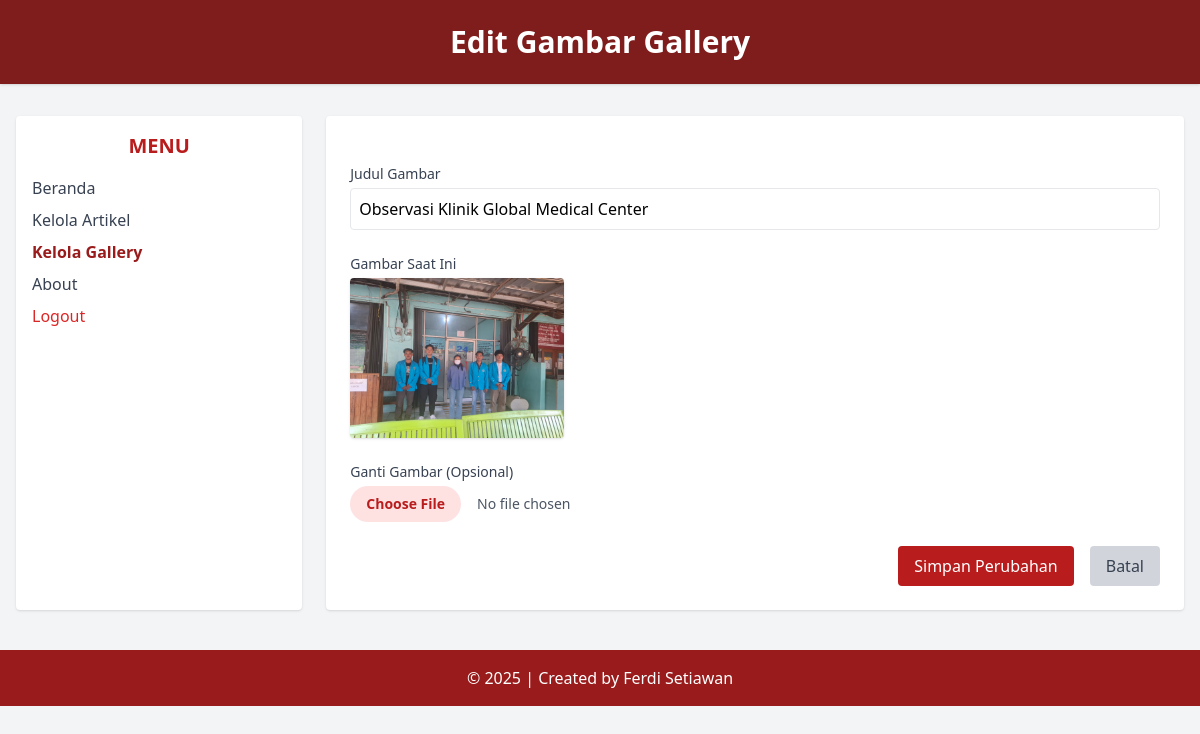
/admin/edit_gallery.php?id_gallery=11 (signed in), run on the app's committed database.
### tables this page shows
CREATE TABLE `tbl_gallery` (
  `id_gallery` int(5) NOT NULL,
  `judul` text NOT NULL,
  `foto` text NOT NULL
);

### admin/edit_gallery.php (the view, shortened to what this page needs)
<?php
include('../koneksi.php');
$id = $_GET['id_gallery'];
$sql = "SELECT * FROM tbl_gallery WHERE id_gallery = '$id'";
$query = mysqli_query($db, $sql);
$data = mysqli_fetch_array($query);
?>
<!DOCTYPE html>
<html lang="en">
<head>
    <script src="https://cdn.tailwindcss.com"></script>
</head>
<body class="bg-gray-100 min-h-screen">
    <header class="bg-red-900 text-white text-center py-6 shadow">
        <h1 class="text-3xl font-bold">Edit Gambar Gallery</h1>
    </header>
    <div class="flex max-w-7xl mx-auto mt-8 px-4">
        <aside class="w-1/4 bg-white rounded shadow p-4">
            <h2 class="text-xl font-semibold text-red-700 mb-4 text-center">MENU</h2>
            <ul class="space-y-2 text-gray-700">
                <li><a href="beranda_admin.php" class="block hover:text-red-600">Beranda</a></li>
                <li><a href="data_artikel.php" class="block hover:text-red-600">Kelola Artikel</a></li>
                <li><a href="data_gallery.php" class="block font-semibold text-red-800">Kelola Gallery</a></li>
                <li><a href="about.php" class="block hover:text-red-600">About</a></li>
                <li>
                    <a href="../auth/logout.php" onclick="return confirm('Apakah anda yakin ingin keluar?');" class="block text-red-600 hover:underline font-medium">Logout</a>
                </li>
            </ul>
        </aside>
        <main class="w-3/4 bg-white rounded shadow p-6 ml-6">
            <form action="proses_edit_gallery.php" method="post" enctype="multipart/form-data" class="space-y-6">
                <div>
                    <label for="judul" class="block text-sm font-medium text-gray-700
mb-1">Judul Gambar</label>
                    <input type="text" id="judul" name="judul" required
                        value="<?php echo htmlspecialchars($data['judul']); ?>" class="w-full p-2 border rounded focus:outline-none focus:ring
focus:border-red-500">
                </div>
                <div>
                    <label class="block text-sm font-medium text-gray-700 mb-1">Gambar
                        Saat Ini</label>
                    <img src="../images/<?php echo $data['foto']; ?>" class="h-40
rounded shadow mb-3" alt="Foto Lama">
                </div>
                <div>
                    <label for="foto" class="block text-sm font-medium text-gray-700
mb-1">Ganti Gambar (Opsional)</label>
                    <input type="file" id="foto" name="foto" accept="image/*" class="block w-full text-sm text-gray-600 file:mr-4 file:py-2
file:px-4 file:rounded-full file:border-0 file:text-sm file:font-semibold
file:bg-red-100 file:text-red-700 hover:file:bg-red-200">
                </div>
                <div class="flex justify-end space-x-4">
                    <button type="submit"
                        class="bg-red-700 text-white px-4 py-2 rounded hover:bg-red-800 transition">Simpan
                        Perubahan</button>
                    <a href="data_gallery.php"
                        class="bg-gray-300 text-gray-700 px-4 py-2 rounded hover:bggray-400 transition">Batal</a>
                </div>
            </form>
        </main>
    </div>
    <footer class="bg-red-800 text-white text-center py-4 mt-10">
        &copy; <?php echo date('Y'); ?> | Created by Ferdi Setiawan
    </footer>
</body>
</html>

### data on the page
tbl_gallery: judul "Observasi Klinik Global Medical Center", foto (picture)
